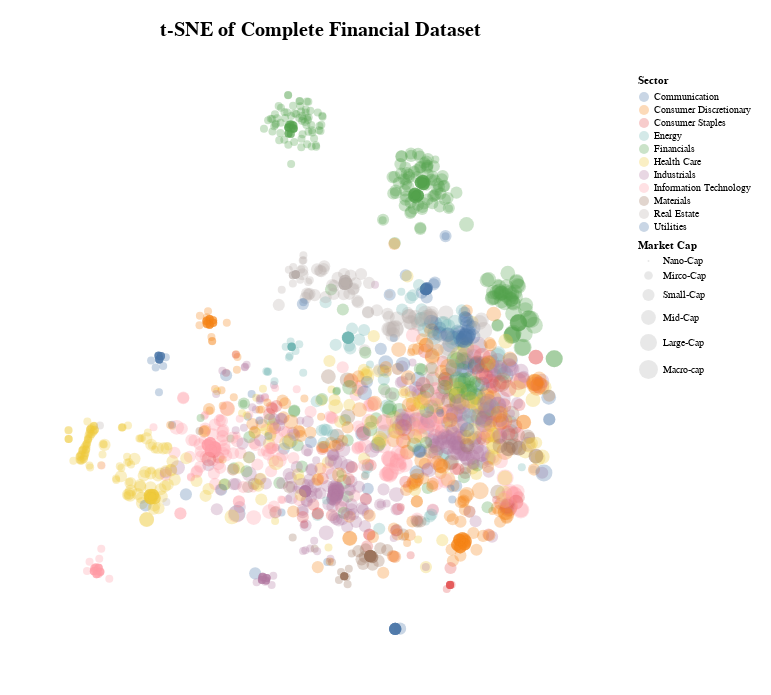

This figure's notebook cell:
### Markdown cell above
Once again, this should have the same size dataset (1915,2)

### Code cell
print(f"The tsne output dataframe has dimensions of {X_complete_tsne.shape}\n")

complete_chart = plot_tsne(X_complete, X_complete_tsne, title = 't-SNE of Complete Financial Dataset')
complete_chart.properties(padding = 20,width = 600, height = 600
        ).configure_view(stroke=None).interactive()

### Figure 1 — Vega-Lite specification as saved in the notebook (floating-point values rounded to 4 significant figures; data arrays with more than 128 entries replaced by an {"elided": "..."} marker saying what was removed)
{"config": {"view": {"continuousWidth": 300, "continuousHeight": 300, "stroke": null}}, "data": {"name": "data-2e50801d9cdf4324a82ed9f2d52f0970"}, "mark": {"type": "circle", "opacity": 0.3, "size": 28}, "encoding": {"color": {"field": "Sector", "type": "nominal"}, "size": {"field": "Market Cap", "scale": {"domain": ["Nano-Cap", "Mirco-Cap", "Small-Cap", "Mid-Cap", "Large-Cap", "Macro-cap"]}, "sort": ["Nano-Cap", "Mirco-Cap", "Small-Cap", "Mid-Cap", "Large-Cap", "Macro-cap"], "type": "nominal"}, "tooltip": [{"field": "Sector", "type": "nominal"}, {"field": "Market Cap", "type": "nominal"}], "x": {"axis": null, "field": "tsne1", "title": "", "type": "quantitative"}, "y": {"axis": null, "field": "tsne2", "title": "", "type": "quantitative"}}, "height": 600, "padding": 20, "params": [{"name": "param_2", "select": {"type": "interval", "encodings": ["x", "y"]}, "bind": "scales"}], "title": {"text": "t-SNE of Complete Financial Dataset", "fontSize": 20, "offset": 35}, "width": 600, "$schema": "https://vega.github.io/schema/vega-lite/v5.20.1.json", "datasets": {"data-2e50801d9cdf4324a82ed9f2d52f0970": {"elided": "1905 records"}}}
